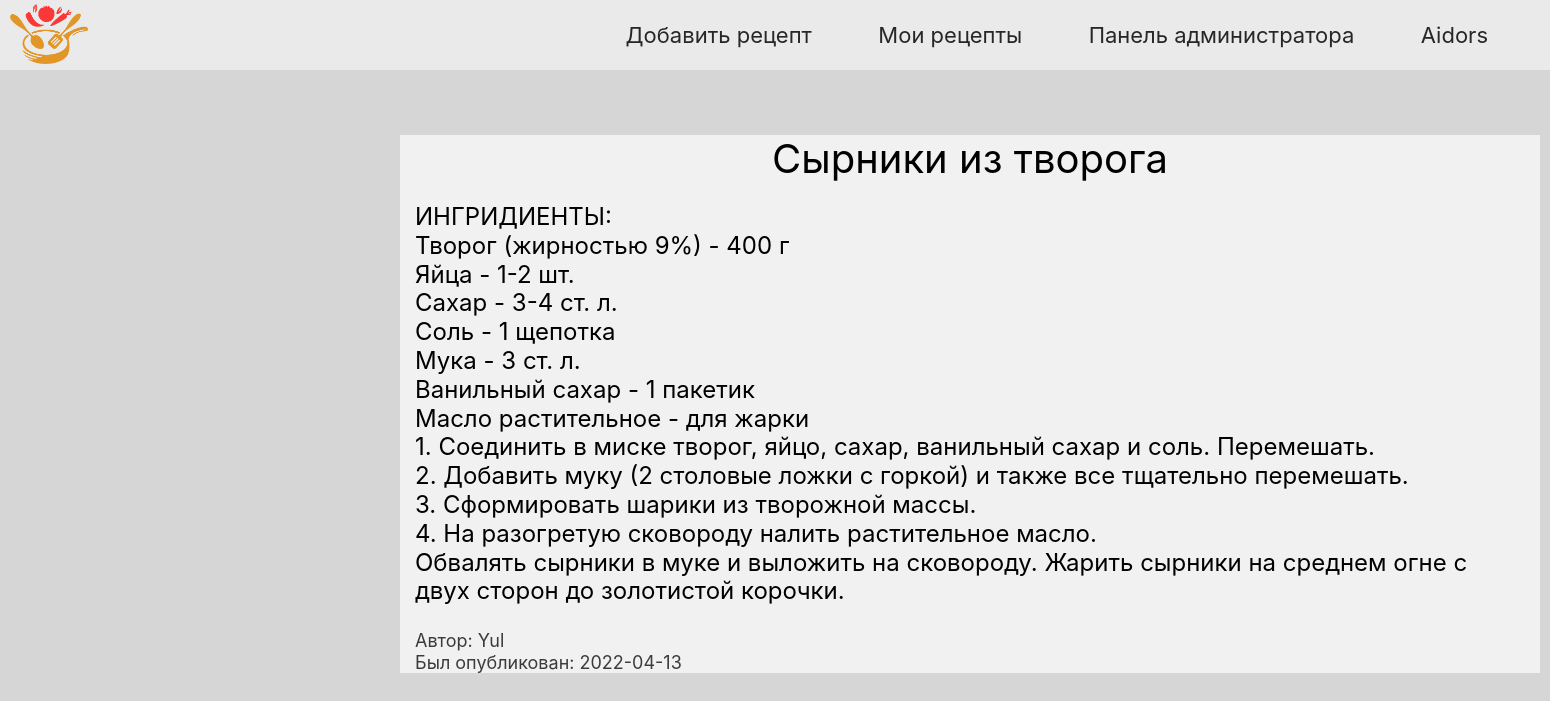
The page /recipe/1 (signed in) on the database its author committed.
### data/users.py (models this page shows, shortened)
class User(SqlAlchemyBase, UserMixin, SerializerMixin):
    __tablename__ = 'users'
    id = sqlalchemy.Column(sqlalchemy.Integer, primary_key=True, autoincrement=True)
    name = sqlalchemy.Column(sqlalchemy.String)
    about = sqlalchemy.Column(sqlalchemy.String, nullable=True)
    email = sqlalchemy.Column(sqlalchemy.String, index=True, unique=True)
    rights = sqlalchemy.Column(sqlalchemy.Boolean, default=False)
    hashed_password = sqlalchemy.Column(sqlalchemy.String)
    register_date = sqlalchemy.Column(sqlalchemy.DateTime, default=datetime.now)
    recipes = orm.relation("Recipe", back_populates='author')

### data/recipes.py (models this page shows)
class Recipe(SqlAlchemyBase, SerializerMixin):
    __tablename__ = 'recipes'
    id = sqlalchemy.Column(sqlalchemy.Integer, primary_key=True, autoincrement=True)
    author_id = sqlalchemy.Column(sqlalchemy.Integer, sqlalchemy.ForeignKey("users.id"))
    author = orm.relation('User')
    recipe_title = sqlalchemy.Column(sqlalchemy.String)
    recipe_content = sqlalchemy.Column(sqlalchemy.String)
    creation_date = sqlalchemy.Column(sqlalchemy.DateTime, default=datetime.now)

### main.py (the view)
@app.route('/recipe/<int:recipe_id>')
def view_recipe(recipe_id):
    db_sess = db_session.create_session()
    recipe = db_sess.query(Recipe).filter(Recipe.id == recipe_id).first()
    if recipe:
        recipe_data = {"author_name": recipe.author.name,
                       "recipe_title": recipe.recipe_title,
                       "recipe_content": recipe.recipe_content.split("\n"),
                       "creation_date": str(recipe.creation_date).split()[0],
                       "recipe_id": recipe.id}
        return render_template('recipe_view.html', css_file="recipe_view.css",
                               recipe_data=recipe_data)
    else:
        abort(404)

### data/db_session.py (called while the page is built)
def create_session() -> Session:
    global __factory
    return __factory()

### main.py (called while the page is built)
@login_manager.user_loader
def load_user(user_id):
    db_sess = db_session.create_session()
    return db_sess.query(User).get(user_id)

### templates/recipe_view.html (shortened to what this page needs)
{% extends "base.html" %}
{% block content %}
<section id="main" class="main">
    <div class="container">
        <h2 class="title">{{recipe_data["recipe_title"]}}</h2>
        {% for line in recipe_data["recipe_content"]%}
            <h3 class="content">{{line}}</h3>
        {% endfor %}
        <br>
        <h4 class="author">Автор: {{recipe_data["author_name"]}}</h4>
        <h4 class="date">Был опубликован: {{recipe_data["creation_date"]}}</h4>
    </div>
</section>
{% endblock %}

### templates/base.html (shortened to what this page needs)
<!doctype html>
<html lang="en">
    <head>
        <link rel="stylesheet"
          href="https://stackpath.bootstrapcdn.com/bootstrap/4.4.1/css/bootstrap.min.css"
>
        <link rel="stylesheet" type="text/css" href="/static/css/main.css"/>
        <link rel="stylesheet" type="text/css" href="/static/css/{{ css_file }}"/>
    </head>
    <body>
        <header id="header" class="header">
            <p><a href="/"><img src="/static/img/logo.png" height="60" alt="Главная" class="logo"></a></p>
            <div class="right_header">
                <ul class="menu">
                    {% if current_user.is_authenticated %}
                        <li><a href="/add_recipe">Добавить рецепт</a></li>
                        <li><a href="/my_recipes">Мои рецепты</a></li>
                        {% if current_user.rights %}
                            <li><a href="/admin_panel">Панель администратора</a></li>
                        {% endif %}
                    {% endif %}
                    {% if current_user.is_authenticated %}
                        <li><a href="/logout">{{ current_user.name }}</a></li>
                    {% else %}
                        <li><a href="/login">Войти</a></li>
                    {% endif %}
                </ul>
            </div>
        </header>
        {% block content %} {% endblock %}
    </body>
</html>

### static/css/main.css (style rules this page uses)
body { padding: 0; margin: 0; color: black; position: relative; opacity: 1; background-color: #d6d6d6; }
ul, li { padding: 0; margin: 0; }
h1, h2, h3, h4, h5, h6 { padding: 0; margin: 0; }
header { height: 70px; background-color: #EAEAEA; align-items: center; display: flex; justify-content: space-between; }
header a { display: block; color: #272727; font-weight: 400; transition: color .2s ease; }
header .logo { margin-top: 14px; margin-left: 10px; }
header .menu { list-style-type: none; }
header .menu li { display: inline-block; margin-right: 62px; }
header .menu li a { font-size: 22px; text-decoration: none; }

### static/css/recipe_view.css (style rules this page uses)
h1, h2, h3, h4, h5, h6 { padding: 0; margin: 0; }
section .container { margin: 65px 400px; background-color: #F1F1F1; }
section .title { font-size: 40px; font-weight: 400; text-align: center; margin-top: 20px; margin-bottom: 20px; }
section .content { font-size: 24px; font-weight: 400; }
section .author { font-size: 18px; font-weight: 400; color: #3b3b3b; }
section .date { font-size: 18px; font-weight: 400; color: #3b3b3b; }

### rows shown on the page
User: name "Aidors"
Recipe: recipe_title "Сырники из творога"
User: author_name "Yul"

### other values the page prints
{{ line }} "ИНГРИДИЕНТЫ:" "Творог (жирностью 9%) - 400 г" "Яйца - 1-2 шт." "Сахар - 3-4 ст. л." "Соль - 1 щепотка" "Мука - 3 ст. л." "Ванильный сахар - 1 пакетик" "Масло растительное - для жарки" "1. Соединить в миске творог, яйцо, сахар, ванильный сахар и соль. Перемешать." "2. Добавить муку (2 столовые ложки с горкой) и также все тщательно перемешать." "3. Сформировать шарики из творожной массы." "4. На разогретую сковороду налить растительное масло." "Обвалять сырники в муке и выложить на сковороду. Жарить сырники на среднем огне с двух сторон до золотистой корочки."
{{ recipe_data["creation_date"] }} "2022-04-13"
